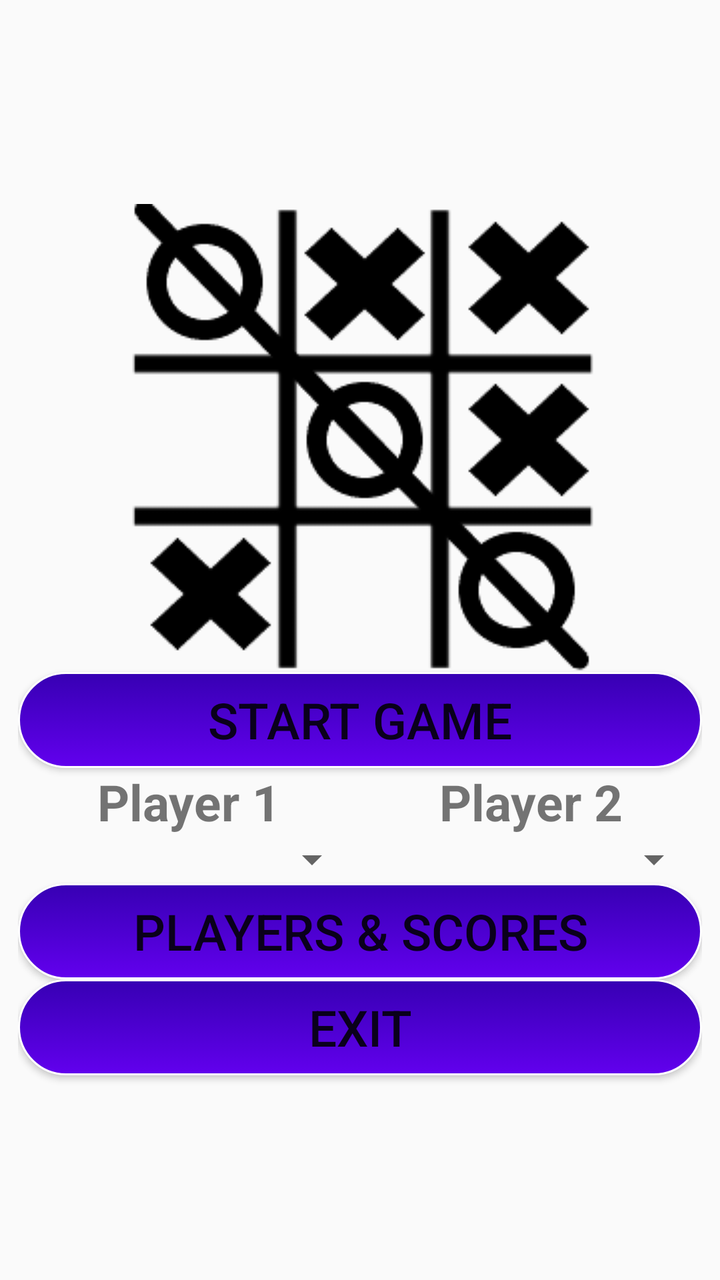
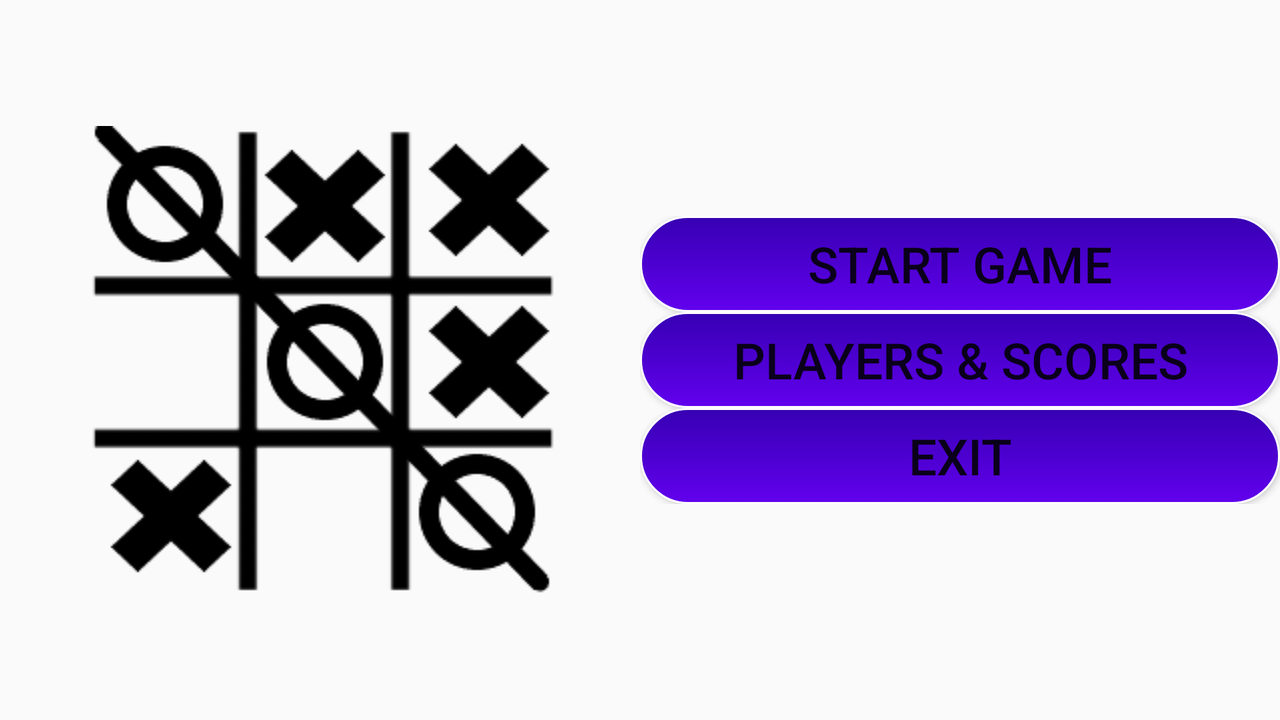

First picture: res/layout/ on a phone held upright. Second picture: the repository's own variant of that layout, on a device whose configuration matches the variant's folder. Source for both follows.
<!-- AndroidManifest.xml: application theme AppTheme -->
<!-- res/layout/activity_main_menu.xml -->
<?xml version="1.0" encoding="utf-8"?>
<LinearLayout xmlns:android="http://schemas.android.com/apk/res/android"
    android:layout_width="match_parent"
    android:layout_height="match_parent"
    android:orientation="horizontal">

    
    <RelativeLayout
        android:layout_width="0dip"
        android:layout_height="fill_parent"
        android:layout_weight="0.025">
    </RelativeLayout>
    <RelativeLayout
        android:layout_width="0dip"
        android:layout_height="fill_parent"
        android:layout_weight="0.95">
        <LinearLayout
            android:layout_width="match_parent"
            android:layout_height="fill_parent"
            android:orientation="vertical"
            android:gravity="center">

            
            <ImageView
                android:layout_width="wrap_content"
                android:layout_height="wrap_content"
                android:src="@drawable/board"
                android:layout_gravity="center"/>
            
            <Button
                android:layout_width="match_parent"
                android:layout_height="wrap_content"
                android:text="@string/start_game"
                android:id="@+id/button_start_game"
                android:background="@drawable/main_menu_buttons"/>
        <LinearLayout
            android:layout_width="match_parent"
            android:layout_height="wrap_content"
            android:orientation="horizontal"
            android:weightSum="2">
            <TextView
                android:layout_width="match_parent"
                android:layout_height="wrap_content"
                android:layout_weight="1"
                android:text="@string/player1"
                android:textAlignment="center"
                android:textStyle="bold"/>
            <TextView
                android:layout_width="match_parent"
                android:layout_height="wrap_content"
                android:layout_weight="1"
                android:text="@string/player2"
                android:textAlignment="center"
                android:textStyle="bold"/>
        </LinearLayout>
            <LinearLayout
                android:layout_width="match_parent"
                android:layout_height="wrap_content"
                android:orientation="horizontal"
                android:weightSum="2">
                <Spinner
                    android:id="@+id/player_1_list"
                    android:layout_width="fill_parent"
                    android:layout_height="wrap_content"
                    android:layout_weight="1"/>
                <Spinner
                    android:id="@+id/player_2_list"
                    android:layout_width="fill_parent"
                    android:layout_height="wrap_content"
                    android:layout_weight="1"/>
            </LinearLayout>

            
            <Button
                android:layout_width="match_parent"
                android:layout_height="wrap_content"
                android:text="@string/scores"
                android:id="@+id/button_scores"
                android:background="@drawable/main_menu_buttons"/>
            
            <Button
                android:layout_width="match_parent"
                android:layout_height="wrap_content"
                android:text="@string/exit"
                android:id="@+id/button_exit"
                android:background="@drawable/main_menu_buttons"/>
        </LinearLayout>
    </RelativeLayout>
    <RelativeLayout
        android:layout_width="0dip"
        android:layout_height="fill_parent"
        android:layout_weight="0.025">
    </RelativeLayout>
</LinearLayout>
<!-- resources referenced by this layout -->
<resources>
  <!-- drawable board: png bitmap (drawable-v24, 8269 bytes) -->
  <!-- drawable main_menu_buttons (drawable) -->
  <?xml version="1.0" encoding="utf-8"?>
  <selector xmlns:android="http://schemas.android.com/apk/res/android" >
      <item android:state_pressed="true" >
          <shape android:shape="rectangle"  >
              <corners android:radius="50dp" />
              <stroke android:width="1dip" android:color="#FFFFFF" />
              <gradient android:angle="-90" android:startColor="@color/colorPrimary" android:endColor="@color/colorPrimaryDark"  />
          </shape>
      </item>
      <item android:state_focused="true">
          <shape android:shape="rectangle"  >
              <corners android:radius="50dp" />
              <stroke android:width="1dip" android:color="#FFFFFF" />
              <solid android:color="@color/colorPrimaryDark"/>
          </shape>
      </item>
      <item >
          <shape android:shape="rectangle">
              <corners android:radius="50dp" />
              <stroke android:width="1dip" android:color="#FFFFFF" />
              <gradient android:angle="-90" android:startColor="@color/colorPrimaryDark" android:endColor="@color/colorPrimary" />
          </shape>
      </item>
  </selector>
  <string name="exit">Exit</string>
  <string name="player1">Player 1</string>
  <string name="player2">Player 2</string>
  <string name="scores">Players &amp; Scores</string>
  <string name="start_game">Start Game</string>
  <style name="AppTheme" parent="Theme.AppCompat.Light.DarkActionBar">
          
          <item name="colorPrimary">@color/colorPrimary</item>
          <item name="colorPrimaryDark">@color/colorPrimaryDark</item>
          <item name="colorAccent">@color/colorAccent</item>
          <item name="buttonStyle">@style/menuButtons</item>
          <item name="android:textViewStyle">@style/textView</item>
          <item name="imageButtonStyle">@style/imageButtons</item>
      </style>
  <style name="menuButtons" parent="Widget.AppCompat.Button">
          <item name="android:textSize">25dp</item>
      </style>
  <style name="textView" parent="Widget.AppCompat.TextView">
          <item name="android:textSize">25dp</item>
      </style>
  <style name="imageButtons" parent="Widget.AppCompat.ImageButton">
          <item name="android:scaleType">fitCenter</item>
      </style>
</resources>
<!-- res/layout-land/activity_main_menu.xml (the repository's variant of the layout above) -->
<!-- drawn on the phone turned sideways -->
<?xml version="1.0" encoding="utf-8"?>
<LinearLayout xmlns:android="http://schemas.android.com/apk/res/android"
    android:layout_width="match_parent"
    android:layout_height="match_parent"
    android:orientation="horizontal"
    android:weightSum="2">

    <ImageView
        android:layout_width="match_parent"
        android:layout_height="wrap_content"
        android:src="@drawable/board"
        android:layout_weight="1"
        android:layout_gravity="center"/>

    <LinearLayout
        android:layout_width="fill_parent"
        android:layout_height="wrap_content"
        android:orientation="vertical"
        android:weightSum="3"
        android:layout_weight="1"
        android:layout_gravity="center">

        <Button
            android:layout_width="match_parent"
            android:layout_height="wrap_content"
            android:text="@string/start_game"
            android:id="@+id/button_start_game"
            android:background="@drawable/main_menu_buttons"
            android:layout_weight="1"/>
        <Button
            android:layout_width="match_parent"
            android:layout_height="wrap_content"
            android:text="@string/scores"
            android:id="@+id/button_scores"
            android:background="@drawable/main_menu_buttons"
            android:layout_weight="1"/>
        <Button
            android:layout_width="match_parent"
            android:layout_height="wrap_content"
            android:text="@string/exit"
            android:id="@+id/button_exit"
            android:background="@drawable/main_menu_buttons"
            android:layout_weight="1"/>

    </LinearLayout>
</LinearLayout>
<!-- resources referenced by the variant -->
<!-- as the phone turned sideways resolves them -->
<resources>
  <!-- drawable board: png bitmap (drawable-v24, 8269 bytes) -->
  <!-- drawable main_menu_buttons (drawable) -->
  <?xml version="1.0" encoding="utf-8"?>
  <selector xmlns:android="http://schemas.android.com/apk/res/android" >
      <item android:state_pressed="true" >
          <shape android:shape="rectangle"  >
              <corners android:radius="50dp" />
              <stroke android:width="1dip" android:color="#FFFFFF" />
              <gradient android:angle="-90" android:startColor="@color/colorPrimary" android:endColor="@color/colorPrimaryDark"  />
          </shape>
      </item>
      <item android:state_focused="true">
          <shape android:shape="rectangle"  >
              <corners android:radius="50dp" />
              <stroke android:width="1dip" android:color="#FFFFFF" />
              <solid android:color="@color/colorPrimaryDark"/>
          </shape>
      </item>
      <item >
          <shape android:shape="rectangle">
              <corners android:radius="50dp" />
              <stroke android:width="1dip" android:color="#FFFFFF" />
              <gradient android:angle="-90" android:startColor="@color/colorPrimaryDark" android:endColor="@color/colorPrimary" />
          </shape>
      </item>
  </selector>
  <string name="exit">Exit</string>
  <string name="scores">Players &amp; Scores</string>
  <string name="start_game">Start Game</string>
  <style name="AppTheme" parent="Theme.AppCompat.Light.DarkActionBar">
          
          <item name="colorPrimary">@color/colorPrimary</item>
          <item name="colorPrimaryDark">@color/colorPrimaryDark</item>
          <item name="colorAccent">@color/colorAccent</item>
          <item name="buttonStyle">@style/menuButtons</item>
          <item name="android:textViewStyle">@style/textView</item>
          <item name="imageButtonStyle">@style/imageButtons</item>
      </style>
  <style name="menuButtons" parent="Widget.AppCompat.Button">
          <item name="android:textSize">25dp</item>
      </style>
  <style name="textView" parent="Widget.AppCompat.TextView">
          <item name="android:textSize">25dp</item>
      </style>
  <style name="imageButtons" parent="Widget.AppCompat.ImageButton">
          <item name="android:scaleType">fitCenter</item>
      </style>
</resources>
